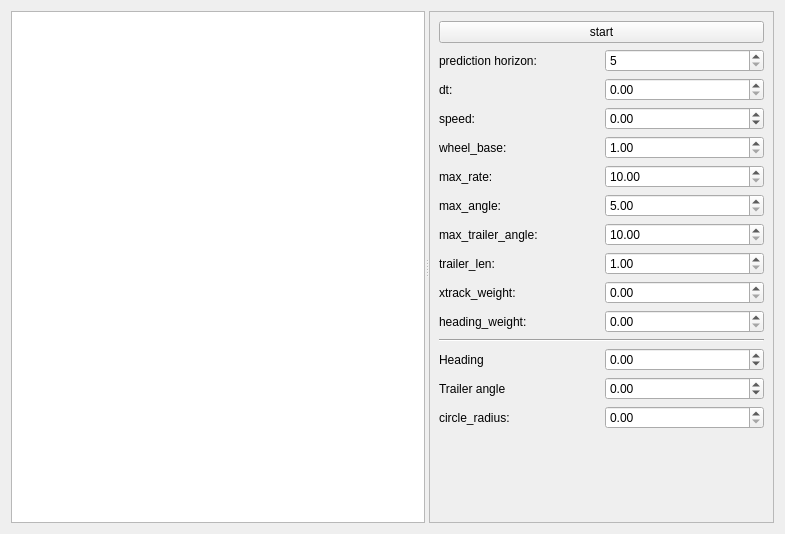
<?xml version="1.0" encoding="UTF-8"?>
<ui version="4.0">
 <class>Frame</class>
 <widget class="QFrame" name="Frame">
  <property name="geometry">
   <rect>
    <x>0</x>
    <y>0</y>
    <width>785</width>
    <height>534</height>
   </rect>
  </property>
  <property name="windowTitle">
   <string>Frame</string>
  </property>
  <layout class="QVBoxLayout" name="verticalLayout">
   <item>
    <widget class="QSplitter" name="splitter">
     <property name="orientation">
      <enum>Qt::Horizontal</enum>
     </property>
     <widget class="QGraphicsView" name="graphics_view">
      <property name="contextMenuPolicy">
       <enum>Qt::ActionsContextMenu</enum>
      </property>
      <property name="renderHints">
       <set>QPainter::Antialiasing|QPainter::SmoothPixmapTransform|QPainter::TextAntialiasing</set>
      </property>
      <property name="dragMode">
       <enum>QGraphicsView::ScrollHandDrag</enum>
      </property>
     </widget>
     <widget class="QFrame" name="frame">
      <property name="frameShape">
       <enum>QFrame::StyledPanel</enum>
      </property>
      <property name="frameShadow">
       <enum>QFrame::Raised</enum>
      </property>
      <layout class="QGridLayout" name="gridLayout">
       <item row="11" column="1">
        <widget class="QDoubleSpinBox" name="doubleSpinBox_heading_weight">
         <property name="toolTip">
          <string>&lt;html&gt;&lt;head/&gt;&lt;body&gt;&lt;p&gt;weight of heading error in cost function&lt;/p&gt;&lt;/body&gt;&lt;/html&gt;</string>
         </property>
         <property name="minimum">
          <double>0.000000000000000</double>
         </property>
         <property name="maximum">
          <double>1000000000000000.000000000000000</double>
         </property>
        </widget>
       </item>
       <item row="6" column="0">
        <widget class="QLabel" name="label_14">
         <property name="text">
          <string>max_rate:</string>
         </property>
        </widget>
       </item>
       <item row="10" column="0">
        <widget class="QLabel" name="label_11">
         <property name="text">
          <string>xtrack_weight:</string>
         </property>
        </widget>
       </item>
       <item row="8" column="1">
        <widget class="QDoubleSpinBox" name="doubleSpinBox_max_trailer_angle">
         <property name="toolTip">
          <string>&lt;html&gt;&lt;head/&gt;&lt;body&gt;&lt;p&gt;max angle betwin car heading and trailer heading, degree&lt;/p&gt;&lt;/body&gt;&lt;/html&gt;</string>
         </property>
         <property name="minimum">
          <double>10.000000000000000</double>
         </property>
         <property name="maximum">
          <double>90.000000000000000</double>
         </property>
        </widget>
       </item>
       <item row="4" column="1">
        <widget class="QDoubleSpinBox" name="doubleSpinBox_wheel_base">
         <property name="toolTip">
          <string>&lt;html&gt;&lt;head/&gt;&lt;body&gt;&lt;p&gt;wheel base of car, m&lt;/p&gt;&lt;/body&gt;&lt;/html&gt;</string>
         </property>
         <property name="minimum">
          <double>1.000000000000000</double>
         </property>
         <property name="maximum">
          <double>30.000000000000000</double>
         </property>
        </widget>
       </item>
       <item row="15" column="1">
        <widget class="QDoubleSpinBox" name="doubleSpinBox_trailer_angle">
         <property name="toolTip">
          <string>&lt;html&gt;&lt;head/&gt;&lt;body&gt;&lt;p&gt;angle betwin car body heading and trailer geading, degree&lt;/p&gt;&lt;p&gt;&lt;br/&gt;&lt;/p&gt;&lt;/body&gt;&lt;/html&gt;</string>
         </property>
         <property name="minimum">
          <double>-999999999999999.000000000000000</double>
         </property>
         <property name="maximum">
          <double>999999999999999.000000000000000</double>
         </property>
        </widget>
       </item>
       <item row="0" column="0" colspan="2">
        <widget class="QPushButton" name="pushButton_start">
         <property name="cursor">
          <cursorShape>BusyCursor</cursorShape>
         </property>
         <property name="toolTip">
          <string>&lt;html&gt;&lt;head/&gt;&lt;body&gt;&lt;p&gt;Start/stop MPC simulation of Car with trailer&lt;/p&gt;&lt;/body&gt;&lt;/html&gt;</string>
         </property>
         <property name="text">
          <string>start</string>
         </property>
        </widget>
       </item>
       <item row="18" column="1">
        <spacer name="verticalSpacer">
         <property name="orientation">
          <enum>Qt::Vertical</enum>
         </property>
         <property name="sizeHint" stdset="0">
          <size>
           <width>20</width>
           <height>40</height>
          </size>
         </property>
        </spacer>
       </item>
       <item row="14" column="0">
        <widget class="QLabel" name="label_2">
         <property name="text">
          <string>Heading</string>
         </property>
        </widget>
       </item>
       <item row="1" column="0">
        <widget class="QLabel" name="label_7">
         <property name="text">
          <string>prediction horizon:</string>
         </property>
        </widget>
       </item>
       <item row="4" column="0">
        <widget class="QLabel" name="label_15">
         <property name="text">
          <string>wheel_base:</string>
         </property>
        </widget>
       </item>
       <item row="9" column="1">
        <widget class="QDoubleSpinBox" name="doubleSpinBox_trailer_len">
         <property name="toolTip">
          <string>&lt;html&gt;&lt;head/&gt;&lt;body&gt;&lt;p&gt;length of the trailer, m&lt;/p&gt;&lt;/body&gt;&lt;/html&gt;</string>
         </property>
         <property name="minimum">
          <double>1.000000000000000</double>
         </property>
         <property name="maximum">
          <double>30.000000000000000</double>
         </property>
        </widget>
       </item>
       <item row="7" column="0">
        <widget class="QLabel" name="label_9">
         <property name="text">
          <string>max_angle:</string>
         </property>
        </widget>
       </item>
       <item row="1" column="1">
        <widget class="QSpinBox" name="spinBox_prediction_horizon">
         <property name="toolTip">
          <string>&lt;html&gt;&lt;head/&gt;&lt;body&gt;&lt;p&gt;number of steps in prediction horizon&lt;/p&gt;&lt;/body&gt;&lt;/html&gt;</string>
         </property>
         <property name="minimum">
          <number>5</number>
         </property>
         <property name="maximum">
          <number>100</number>
         </property>
        </widget>
       </item>
       <item row="3" column="0">
        <widget class="QLabel" name="label_3">
         <property name="text">
          <string>speed:</string>
         </property>
        </widget>
       </item>
       <item row="7" column="1">
        <widget class="QDoubleSpinBox" name="doubleSpinBox_max_angle">
         <property name="toolTip">
          <string>&lt;html&gt;&lt;head/&gt;&lt;body&gt;&lt;p&gt;Max steering angle, degree&lt;/p&gt;&lt;/body&gt;&lt;/html&gt;</string>
         </property>
         <property name="minimum">
          <double>5.000000000000000</double>
         </property>
         <property name="maximum">
          <double>90.000000000000000</double>
         </property>
        </widget>
       </item>
       <item row="10" column="1">
        <widget class="QDoubleSpinBox" name="doubleSpinBox_xtrack_weight">
         <property name="toolTip">
          <string>&lt;html&gt;&lt;head/&gt;&lt;body&gt;&lt;p&gt;weight of xtrack in cost function&lt;/p&gt;&lt;/body&gt;&lt;/html&gt;</string>
         </property>
         <property name="minimum">
          <double>0.000000000000000</double>
         </property>
         <property name="maximum">
          <double>99999999999999991611392.000000000000000</double>
         </property>
        </widget>
       </item>
       <item row="9" column="0">
        <widget class="QLabel" name="label_13">
         <property name="text">
          <string>trailer_len:</string>
         </property>
        </widget>
       </item>
       <item row="17" column="0">
        <widget class="QLabel" name="label_6">
         <property name="text">
          <string>circle_radius:</string>
         </property>
        </widget>
       </item>
       <item row="15" column="0">
        <widget class="QLabel" name="label">
         <property name="text">
          <string>Trailer angle</string>
         </property>
        </widget>
       </item>
       <item row="17" column="1">
        <widget class="QDoubleSpinBox" name="doubleSpinBox_circle_radius">
         <property name="enabled">
          <bool>true</bool>
         </property>
         <property name="toolTip">
          <string>&lt;html&gt;&lt;head/&gt;&lt;body&gt;&lt;p&gt;radius of circular constrains&lt;/p&gt;&lt;/body&gt;&lt;/html&gt;</string>
         </property>
         <property name="minimum">
          <double>0.000000000000000</double>
         </property>
         <property name="maximum">
          <double>999999999999999.000000000000000</double>
         </property>
        </widget>
       </item>
       <item row="3" column="1">
        <widget class="QDoubleSpinBox" name="doubleSpinBox_speed">
         <property name="toolTip">
          <string>&lt;html&gt;&lt;head/&gt;&lt;body&gt;&lt;p&gt;speed of car in m/s&lt;/p&gt;&lt;/body&gt;&lt;/html&gt;</string>
         </property>
         <property name="minimum">
          <double>-30.000000000000000</double>
         </property>
         <property name="maximum">
          <double>30.000000000000000</double>
         </property>
        </widget>
       </item>
       <item row="6" column="1">
        <widget class="QDoubleSpinBox" name="doubleSpinBox_max_rate">
         <property name="toolTip">
          <string>&lt;html&gt;&lt;head/&gt;&lt;body&gt;&lt;p&gt;max angular rate of car body degree/s&lt;/p&gt;&lt;/body&gt;&lt;/html&gt;</string>
         </property>
         <property name="minimum">
          <double>10.000000000000000</double>
         </property>
         <property name="maximum">
          <double>180.000000000000000</double>
         </property>
        </widget>
       </item>
       <item row="11" column="0">
        <widget class="QLabel" name="label_12">
         <property name="text">
          <string>heading_weight:</string>
         </property>
        </widget>
       </item>
       <item row="8" column="0">
        <widget class="QLabel" name="label_10">
         <property name="text">
          <string>max_trailer_angle:</string>
         </property>
        </widget>
       </item>
       <item row="13" column="0" colspan="2">
        <widget class="Line" name="line">
         <property name="orientation">
          <enum>Qt::Horizontal</enum>
         </property>
        </widget>
       </item>
       <item row="14" column="1">
        <widget class="QDoubleSpinBox" name="doubleSpinBox_heading">
         <property name="toolTip">
          <string>&lt;html&gt;&lt;head/&gt;&lt;body&gt;&lt;p&gt;heading of car body, degree&lt;/p&gt;&lt;/body&gt;&lt;/html&gt;</string>
         </property>
         <property name="minimum">
          <double>-999999999999999.000000000000000</double>
         </property>
         <property name="maximum">
          <double>999999999999999.000000000000000</double>
         </property>
        </widget>
       </item>
       <item row="2" column="0">
        <widget class="QLabel" name="label_8">
         <property name="text">
          <string>dt:</string>
         </property>
        </widget>
       </item>
       <item row="2" column="1">
        <widget class="QDoubleSpinBox" name="doubleSpinBox_dt">
         <property name="toolTip">
          <string>&lt;html&gt;&lt;head/&gt;&lt;body&gt;&lt;p&gt;Integration step of MPC, sec&lt;/p&gt;&lt;/body&gt;&lt;/html&gt;</string>
         </property>
         <property name="minimum">
          <double>0.000000000000000</double>
         </property>
         <property name="maximum">
          <double>2.000000000000000</double>
         </property>
         <property name="singleStep">
          <double>0.100000000000000</double>
         </property>
        </widget>
       </item>
      </layout>
     </widget>
    </widget>
   </item>
  </layout>
  <action name="action_add_point">
   <property name="text">
    <string>Add point</string>
   </property>
   <property name="toolTip">
    <string>Adding a new point to the end of the path</string>
   </property>
  </action>
  <action name="action_add_circle">
   <property name="text">
    <string>Add circle</string>
   </property>
   <property name="toolTip">
    <string>Adding a circular constraint</string>
   </property>
  </action>
  <action name="action_remove_selected">
   <property name="text">
    <string>Remove selected</string>
   </property>
   <property name="toolTip">
    <string>Remove selected objects</string>
   </property>
   <property name="shortcut">
    <string>Del</string>
   </property>
  </action>
  <action name="action_add_polygon">
   <property name="text">
    <string>Add polygon</string>
   </property>
  </action>
  <action name="action_edit_polygon">
   <property name="text">
    <string>Edit polygon</string>
   </property>
  </action>
  <action name="action_stop_edit_polygon">
   <property name="text">
    <string>Stop edit polygon</string>
   </property>
  </action>
 </widget>
 <resources/>
 <connections/>
</ui>
